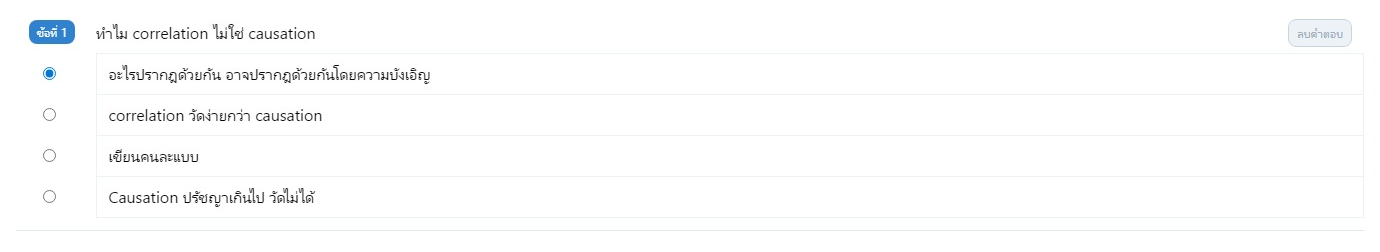
#> input picture Level 1/Foundation AI QUIZ/quiz_extraction/question_crops/q001/question_full.png, 1380 x 252 px
$ python make_contact_sheets.py
#> lines starting #> are read from the running program, lines starting #| are printed output that depends on the picture
from __future__ import annotations

from pathlib import Path

from PIL import Image, ImageOps


ROOT = Path(__file__).resolve().parents[1]
CROPS_DIR = ROOT / "question_crops"
SHEETS_DIR = ROOT / "contact_sheets"


def main() -> None:
    SHEETS_DIR.mkdir(parents=True, exist_ok=True)
    for start in range(1, 101, 10):
        end = min(100, start + 9)
        crops = []
        for idx in range(start, end + 1):
            img = Image.open(CROPS_DIR / f"q{idx:03d}" / "question_full.png").convert("RGB")
#> img is the input picture: PIL image 1380x252 RGB; mean R, G, B 251.9, 252.2, 252.5
            img = ImageOps.expand(img, border=(0, 0, 0, 12), fill="white")
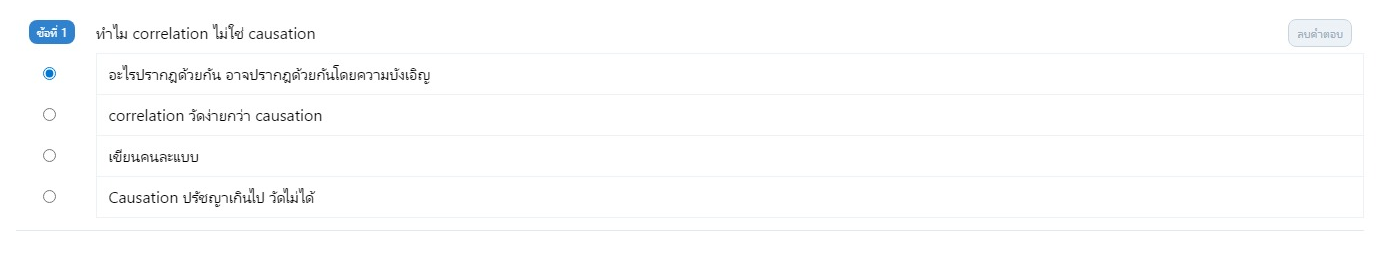
#> img: PIL image 1380x264 RGB; mean R, G, B 252, 252.4, 252.6
            crops.append(img)
        width = max(img.width for img in crops)
        height = sum(img.height for img in crops)
        sheet = Image.new("RGB", (width, height), "white")
#> sheet: PIL image 1380x2640 RGB; every value is 255
        y = 0
        for img in crops:
            sheet.paste(img, (0, y))
            y += img.height
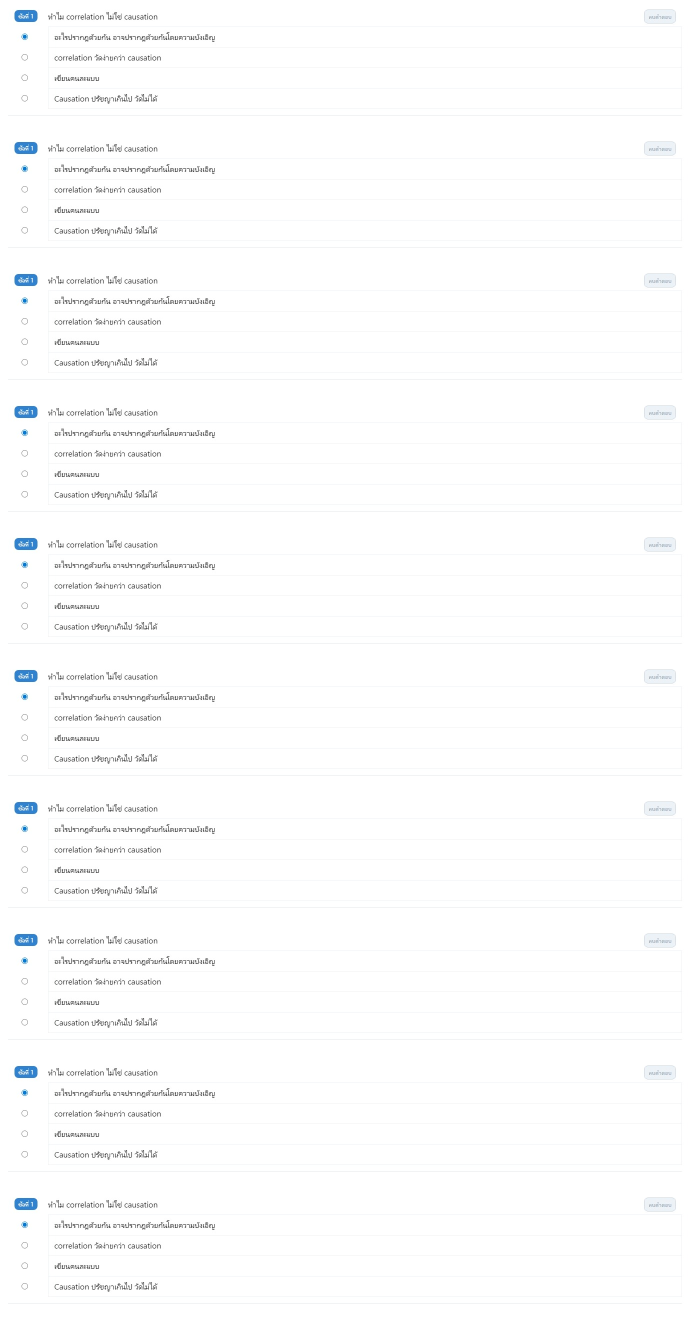
#> sheet: PIL image 1380x2640 RGB (shown at 1/2 size); mean R, G, B 252, 252.4, 252.6
        out = SHEETS_DIR / f"questions_{start:03d}_{end:03d}.png"
        sheet.save(out)
        print(out, sheet.size)
#| Level 1/Foundation AI QUIZ/quiz_extraction/contact_sheets/questions_001_010.png (1380, 2640)


if __name__ == "__main__":
    main()
